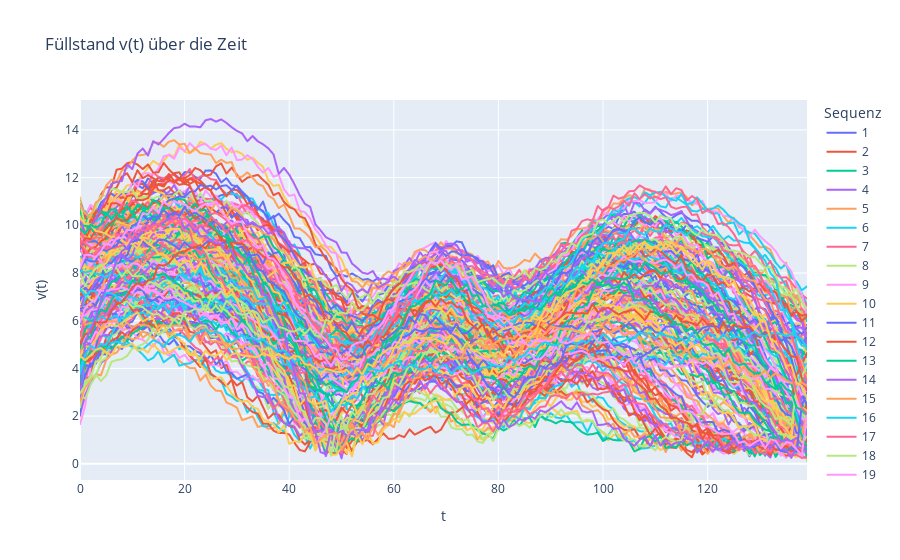

The cell this chart's notebook holds for it:
### Code cell
px.line(res, x="t", y="v(t)", color="Sequenz", title="Füllstand v(t) über die Zeit")
